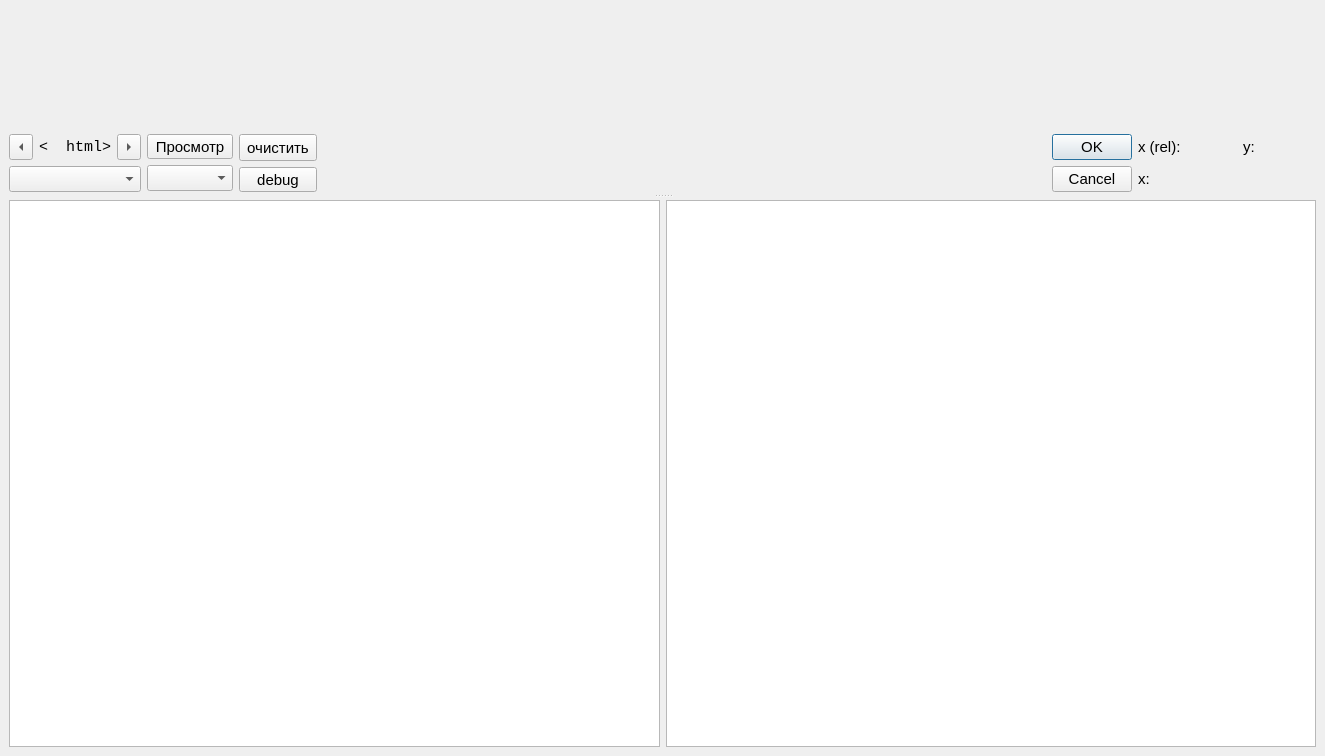
<?xml version="1.0" encoding="UTF-8"?>
<ui version="4.0">
 <class>qMainWindow_obsPyck</class>
 <widget class="QMainWindow" name="qMainWindow_obsPyck">
  <property name="geometry">
   <rect>
    <x>0</x>
    <y>0</y>
    <width>1325</width>
    <height>756</height>
   </rect>
  </property>
  <property name="sizePolicy">
   <sizepolicy hsizetype="Maximum" vsizetype="Maximum">
    <horstretch>0</horstretch>
    <verstretch>0</verstretch>
   </sizepolicy>
  </property>
  <property name="font">
   <font>
    <family>Arial</family>
    <pointsize>11</pointsize>
    <stylestrategy>PreferAntialias</stylestrategy>
   </font>
  </property>
  <property name="windowTitle">
   <string>ObsPyck</string>
  </property>
  <property name="windowIcon">
   <iconset>
    <normaloff>obspyck.gif</normaloff>obspyck.gif</iconset>
  </property>
  <widget class="QWidget" name="centralwidget">
   <property name="mouseTracking">
    <bool>true</bool>
   </property>
   <layout class="QVBoxLayout" name="verticalLayout_4">
    <item>
     <layout class="QVBoxLayout" name="verticalLayout">
      <item>
       <widget class="QSplitter" name="qSplitter_vertical">
        <property name="orientation">
         <enum>Qt::Vertical</enum>
        </property>
        <property name="handleWidth">
         <number>8</number>
        </property>
        <widget class="QSplitter" name="qSplitter_horizontal">
         <property name="sizePolicy">
          <sizepolicy hsizetype="Minimum" vsizetype="Preferred">
           <horstretch>0</horstretch>
           <verstretch>0</verstretch>
          </sizepolicy>
         </property>
         <property name="frameShape">
          <enum>QFrame::NoFrame</enum>
         </property>
         <property name="frameShadow">
          <enum>QFrame::Plain</enum>
         </property>
         <property name="orientation">
          <enum>Qt::Horizontal</enum>
         </property>
         <property name="handleWidth">
          <number>8</number>
         </property>
         <widget class="QWidget" name="qWidget_mpl">
          <layout class="QVBoxLayout" name="qVBoxLayout_mpl">
           <item>
            <widget class="QMplCanvas" name="qMplCanvas" native="true">
             <property name="sizePolicy">
              <sizepolicy hsizetype="Expanding" vsizetype="Expanding">
               <horstretch>99</horstretch>
               <verstretch>99</verstretch>
              </sizepolicy>
             </property>
             <property name="cursor">
              <cursorShape>CrossCursor</cursorShape>
             </property>
             <property name="mouseTracking">
              <bool>true</bool>
             </property>
             <property name="focusPolicy">
              <enum>Qt::StrongFocus</enum>
             </property>
            </widget>
           </item>
           <item>
            <layout class="QHBoxLayout" name="horizontalLayout_2">
             <item>
              <layout class="QHBoxLayout" name="horizontalLayout_6">
               <property name="sizeConstraint">
                <enum>QLayout::SetMinimumSize</enum>
               </property>
               <item>
                <layout class="QVBoxLayout" name="VerticalLayout">
                 <property name="spacing">
                  <number>6</number>
                 </property>
                 <property name="sizeConstraint">
                  <enum>QLayout::SetDefaultConstraint</enum>
                 </property>
                 <property name="topMargin">
                  <number>0</number>
                 </property>
                 <item>
                  <layout class="QHBoxLayout" name="horizontalLayout_13">
                   <item>
                    <widget class="QToolButton" name="qToolButton_previousStream">
                     <property name="sizePolicy">
                      <sizepolicy hsizetype="Maximum" vsizetype="Expanding">
                       <horstretch>0</horstretch>
                       <verstretch>0</verstretch>
                      </sizepolicy>
                     </property>
                     <property name="focusPolicy">
                      <enum>Qt::NoFocus</enum>
                     </property>
                     <property name="text">
                      <string>&lt;</string>
                     </property>
                     <property name="arrowType">
                      <enum>Qt::LeftArrow</enum>
                     </property>
                    </widget>
                   </item>
                   <item>
                    <widget class="QLabel" name="qLabel_streamNumber">
                     <property name="sizePolicy">
                      <sizepolicy hsizetype="Preferred" vsizetype="Fixed">
                       <horstretch>0</horstretch>
                       <verstretch>0</verstretch>
                      </sizepolicy>
                     </property>
                     <property name="font">
                      <font>
                       <family>Monospace</family>
                      </font>
                     </property>
                     <property name="styleSheet">
                      <string notr="true"/>
                     </property>
                     <property name="text">
                      <string>&lt;!DOCTYPE HTML PUBLIC &quot;-//W3C//DTD HTML 4.0//EN&quot; &quot;http://www.w3.org/TR/REC-html40/strict.dtd&quot;&gt;
&lt;  html&gt;&lt;head&gt;&lt;meta name=&quot;qrichtext&quot; content=&quot;1&quot; /&gt;&lt;style type=&quot;text/css&quot;&gt;
p, l  i { white-space: pre-wrap; }
&lt;  /style&gt;&lt;/head&gt;&lt;body style=&quot; font-family:'Monospace'; font-size:10pt; font-weight:400; font-style:normal;&quot;&gt;
&lt;  p align=&quot;center&quot; style=&quot; margin-top:0px; margin-bottom:0px; margin-left:0px; margin-right:0px; -qt-block-indent:0; text-indent:0px;&quot;&gt;00/00&lt;/p&gt;&lt;/body&gt;&lt;/html&gt;</string>
                     </property>
                     <property name="alignment">
                      <set>Qt::AlignCenter</set>
                     </property>
                    </widget>
                   </item>
                   <item>
                    <widget class="QToolButton" name="qToolButton_nextStream">
                     <property name="sizePolicy">
                      <sizepolicy hsizetype="Maximum" vsizetype="Minimum">
                       <horstretch>0</horstretch>
                       <verstretch>0</verstretch>
                      </sizepolicy>
                     </property>
                     <property name="focusPolicy">
                      <enum>Qt::NoFocus</enum>
                     </property>
                     <property name="text">
                      <string>&gt;</string>
                     </property>
                     <property name="arrowType">
                      <enum>Qt::RightArrow</enum>
                     </property>
                    </widget>
                   </item>
                  </layout>
                 </item>
                 <item>
                  <widget class="QComboBox" name="qComboBox_streamName">
                   <property name="sizePolicy">
                    <sizepolicy hsizetype="Preferred" vsizetype="Fixed">
                     <horstretch>0</horstretch>
                     <verstretch>0</verstretch>
                    </sizepolicy>
                   </property>
                   <property name="font">
                    <font>
                     <family>Monospace</family>
                    </font>
                   </property>
                   <property name="focusPolicy">
                    <enum>Qt::NoFocus</enum>
                   </property>
                   <property name="styleSheet">
                    <string notr="true"/>
                   </property>
                  </widget>
                 </item>
                </layout>
               </item>
               <item>
                <layout class="QVBoxLayout" name="verticalLayout_3">
                 <item>
                  <widget class="QToolButton" name="qToolButton_overview">
                   <property name="sizePolicy">
                    <sizepolicy hsizetype="Minimum" vsizetype="Fixed">
                     <horstretch>0</horstretch>
                     <verstretch>0</verstretch>
                    </sizepolicy>
                   </property>
                   <property name="focusPolicy">
                    <enum>Qt::NoFocus</enum>
                   </property>
                   <property name="text">
                    <string>Просмотр</string>
                   </property>
                   <property name="checkable">
                    <bool>true</bool>
                   </property>
                  </widget>
                 </item>
                 <item>
                  <widget class="QComboBox" name="qComboBox_phaseType">
                   <property name="sizePolicy">
                    <sizepolicy hsizetype="Minimum" vsizetype="Fixed">
                     <horstretch>0</horstretch>
                     <verstretch>0</verstretch>
                    </sizepolicy>
                   </property>
                   <property name="focusPolicy">
                    <enum>Qt::NoFocus</enum>
                   </property>
                  </widget>
                 </item>
                </layout>
               </item>
              </layout>
             </item>
             <item>
              <layout class="QVBoxLayout" name="verticalLayout_7">
               <item>
                <layout class="QHBoxLayout" name="horizontalLayout_18">
                 <item>
                  <widget class="QToolButton" name="qToolButton_clearAll">
                   <property name="sizePolicy">
                    <sizepolicy hsizetype="Minimum" vsizetype="Minimum">
                     <horstretch>0</horstretch>
                     <verstretch>0</verstretch>
                    </sizepolicy>
                   </property>
                   <property name="font">
                    <font>
                     <kerning>true</kerning>
                    </font>
                   </property>
                   <property name="focusPolicy">
                    <enum>Qt::NoFocus</enum>
                   </property>
                   <property name="styleSheet">
                    <string notr="true"/>
                   </property>
                   <property name="text">
                    <string>очистить</string>
                   </property>
                   <property name="checkable">
                    <bool>false</bool>
                   </property>
                  </widget>
                 </item>
                </layout>
               </item>
               <item>
                <layout class="QHBoxLayout" name="horizontalLayout_19">
                 <item>
                  <widget class="QToolButton" name="qToolButton_debug">
                   <property name="sizePolicy">
                    <sizepolicy hsizetype="Minimum" vsizetype="Fixed">
                     <horstretch>0</horstretch>
                     <verstretch>0</verstretch>
                    </sizepolicy>
                   </property>
                   <property name="focusPolicy">
                    <enum>Qt::NoFocus</enum>
                   </property>
                   <property name="text">
                    <string>debug</string>
                   </property>
                  </widget>
                 </item>
                </layout>
               </item>
              </layout>
             </item>
             <item>
              <spacer name="horizontalSpacer">
               <property name="orientation">
                <enum>Qt::Horizontal</enum>
               </property>
               <property name="sizeHint" stdset="0">
                <size>
                 <width>40</width>
                 <height>20</height>
                </size>
               </property>
              </spacer>
             </item>
             <item>
              <widget class="QDialogButtonBox" name="buttonBox">
               <property name="orientation">
                <enum>Qt::Vertical</enum>
               </property>
               <property name="standardButtons">
                <set>QDialogButtonBox::Cancel|QDialogButtonBox::Ok</set>
               </property>
               <property name="centerButtons">
                <bool>true</bool>
               </property>
              </widget>
             </item>
             <item>
              <layout class="QVBoxLayout" name="verticalLayout_2">
               <property name="sizeConstraint">
                <enum>QLayout::SetDefaultConstraint</enum>
               </property>
               <item>
                <layout class="QHBoxLayout" name="horizontalLayout_9">
                 <property name="sizeConstraint">
                  <enum>QLayout::SetDefaultConstraint</enum>
                 </property>
                 <item>
                  <layout class="QHBoxLayout" name="horizontalLayout_8">
                   <property name="sizeConstraint">
                    <enum>QLayout::SetDefaultConstraint</enum>
                   </property>
                   <item>
                    <widget class="QLabel" name="qLabel_x_rel">
                     <property name="text">
                      <string>x (rel):</string>
                     </property>
                    </widget>
                   </item>
                   <item>
                    <widget class="QLabel" name="qLabel_xdata_rel">
                     <property name="sizePolicy">
                      <sizepolicy hsizetype="Preferred" vsizetype="Preferred">
                       <horstretch>200</horstretch>
                       <verstretch>0</verstretch>
                      </sizepolicy>
                     </property>
                     <property name="minimumSize">
                      <size>
                       <width>50</width>
                       <height>0</height>
                      </size>
                     </property>
                     <property name="baseSize">
                      <size>
                       <width>40</width>
                       <height>0</height>
                      </size>
                     </property>
                     <property name="autoFillBackground">
                      <bool>false</bool>
                     </property>
                     <property name="text">
                      <string/>
                     </property>
                    </widget>
                   </item>
                  </layout>
                 </item>
                 <item>
                  <layout class="QHBoxLayout" name="horizontalLayout_7">
                   <property name="sizeConstraint">
                    <enum>QLayout::SetDefaultConstraint</enum>
                   </property>
                   <item>
                    <widget class="QLabel" name="qLabel_y">
                     <property name="text">
                      <string>y:</string>
                     </property>
                    </widget>
                   </item>
                   <item>
                    <widget class="QLabel" name="qLabel_ydata">
                     <property name="sizePolicy">
                      <sizepolicy hsizetype="Preferred" vsizetype="Preferred">
                       <horstretch>0</horstretch>
                       <verstretch>0</verstretch>
                      </sizepolicy>
                     </property>
                     <property name="minimumSize">
                      <size>
                       <width>25</width>
                       <height>0</height>
                      </size>
                     </property>
                     <property name="baseSize">
                      <size>
                       <width>40</width>
                       <height>0</height>
                      </size>
                     </property>
                     <property name="text">
                      <string/>
                     </property>
                    </widget>
                   </item>
                  </layout>
                 </item>
                </layout>
               </item>
               <item>
                <layout class="QHBoxLayout" name="horizontalLayout_8b">
                 <item>
                  <widget class="QLabel" name="qLabel_x_abs">
                   <property name="text">
                    <string>x:</string>
                   </property>
                  </widget>
                 </item>
                 <item>
                  <widget class="QLabel" name="qLabel_xdata_abs">
                   <property name="minimumSize">
                    <size>
                     <width>160</width>
                     <height>0</height>
                    </size>
                   </property>
                   <property name="text">
                    <string/>
                   </property>
                  </widget>
                 </item>
                </layout>
               </item>
              </layout>
             </item>
            </layout>
           </item>
          </layout>
         </widget>
        </widget>
        <widget class="QWidget" name="layoutWidget">
         <layout class="QHBoxLayout" name="horizontalLayout">
          <item>
           <widget class="QPlainTextEdit" name="qPlainTextEdit_stdout">
            <property name="sizePolicy">
             <sizepolicy hsizetype="Expanding" vsizetype="Expanding">
              <horstretch>0</horstretch>
              <verstretch>0</verstretch>
             </sizepolicy>
            </property>
            <property name="minimumSize">
             <size>
              <width>0</width>
              <height>50</height>
             </size>
            </property>
            <property name="font">
             <font>
              <family>Monospace</family>
              <pointsize>10</pointsize>
             </font>
            </property>
            <property name="focusPolicy">
             <enum>Qt::NoFocus</enum>
            </property>
            <property name="acceptDrops">
             <bool>false</bool>
            </property>
            <property name="undoRedoEnabled">
             <bool>false</bool>
            </property>
            <property name="readOnly">
             <bool>true</bool>
            </property>
            <property name="textInteractionFlags">
             <set>Qt::TextBrowserInteraction</set>
            </property>
           </widget>
          </item>
          <item>
           <widget class="QPlainTextEdit" name="qPlainTextEdit_stderr">
            <property name="sizePolicy">
             <sizepolicy hsizetype="Expanding" vsizetype="Expanding">
              <horstretch>0</horstretch>
              <verstretch>0</verstretch>
             </sizepolicy>
            </property>
            <property name="minimumSize">
             <size>
              <width>0</width>
              <height>50</height>
             </size>
            </property>
            <property name="font">
             <font>
              <family>Monospace</family>
              <pointsize>10</pointsize>
             </font>
            </property>
            <property name="focusPolicy">
             <enum>Qt::NoFocus</enum>
            </property>
            <property name="acceptDrops">
             <bool>false</bool>
            </property>
            <property name="undoRedoEnabled">
             <bool>false</bool>
            </property>
            <property name="readOnly">
             <bool>true</bool>
            </property>
            <property name="textInteractionFlags">
             <set>Qt::LinksAccessibleByMouse|Qt::TextSelectableByMouse</set>
            </property>
           </widget>
          </item>
         </layout>
        </widget>
       </widget>
      </item>
     </layout>
    </item>
   </layout>
  </widget>
  <widget class="QStatusBar" name="statusbar">
   <property name="enabled">
    <bool>false</bool>
   </property>
   <property name="sizePolicy">
    <sizepolicy hsizetype="Ignored" vsizetype="Ignored">
     <horstretch>0</horstretch>
     <verstretch>0</verstretch>
    </sizepolicy>
   </property>
  </widget>
  <action name="open_action">
   <property name="text">
    <string>Открыть</string>
   </property>
  </action>
  <action name="exit_action">
   <property name="text">
    <string>Выход</string>
   </property>
   <property name="shortcutContext">
    <enum>Qt::WidgetShortcut</enum>
   </property>
   <property name="menuRole">
    <enum>QAction::QuitRole</enum>
   </property>
  </action>
  <action name="action_5">
   <property name="text">
    <string>Помощь</string>
   </property>
  </action>
  <action name="action_6">
   <property name="text">
    <string>О программе</string>
   </property>
   <property name="menuRole">
    <enum>QAction::AboutRole</enum>
   </property>
  </action>
 </widget>
 <customwidgets>
  <customwidget>
   <class>QMplCanvas</class>
   <extends>QWidget</extends>
   <header>util.h</header>
   <container>1</container>
  </customwidget>
 </customwidgets>
 <resources/>
 <connections/>
</ui>
